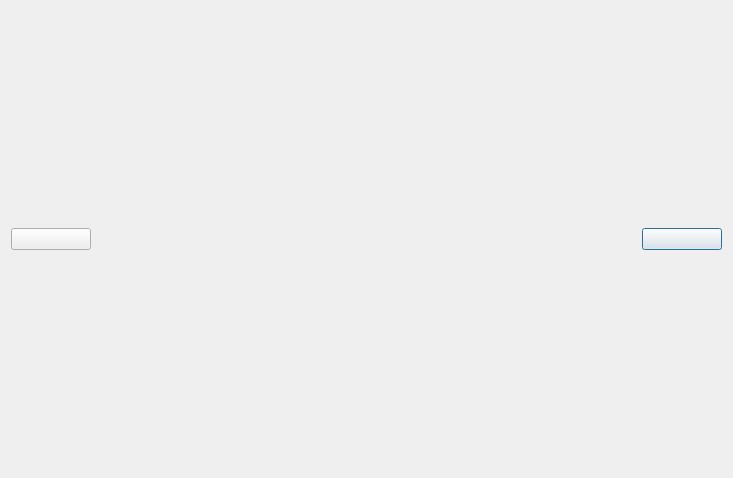
<?xml version="1.0" encoding="UTF-8"?>
<ui version="4.0">
 <class>PicShow</class>
 <widget class="QDialog" name="PicShow">
  <property name="geometry">
   <rect>
    <x>0</x>
    <y>0</y>
    <width>733</width>
    <height>478</height>
   </rect>
  </property>
  <property name="windowTitle">
   <string>Dialog</string>
  </property>
  <layout class="QVBoxLayout" name="verticalLayout">
   <item>
    <layout class="QGridLayout" name="gridLayout">
     <item row="1" column="4">
      <widget class="QWidget" name="widget_2" native="true">
       <property name="minimumSize">
        <size>
         <width>80</width>
         <height>0</height>
        </size>
       </property>
       <property name="maximumSize">
        <size>
         <width>80</width>
         <height>16777215</height>
        </size>
       </property>
       <layout class="QVBoxLayout" name="verticalLayout_3">
        <property name="leftMargin">
         <number>0</number>
        </property>
        <property name="topMargin">
         <number>0</number>
        </property>
        <property name="rightMargin">
         <number>0</number>
        </property>
        <property name="bottomMargin">
         <number>0</number>
        </property>
        <item>
         <widget class="PicButton" name="nextBtn">
          <property name="text">
           <string/>
          </property>
         </widget>
        </item>
       </layout>
      </widget>
     </item>
     <item row="0" column="2">
      <spacer name="verticalSpacer">
       <property name="orientation">
        <enum>Qt::Vertical</enum>
       </property>
       <property name="sizeHint" stdset="0">
        <size>
         <width>20</width>
         <height>40</height>
        </size>
       </property>
      </spacer>
     </item>
     <item row="1" column="0">
      <widget class="QWidget" name="widget" native="true">
       <property name="minimumSize">
        <size>
         <width>80</width>
         <height>0</height>
        </size>
       </property>
       <property name="maximumSize">
        <size>
         <width>80</width>
         <height>16777215</height>
        </size>
       </property>
       <layout class="QVBoxLayout" name="verticalLayout_2">
        <property name="leftMargin">
         <number>0</number>
        </property>
        <property name="topMargin">
         <number>0</number>
        </property>
        <property name="rightMargin">
         <number>0</number>
        </property>
        <property name="bottomMargin">
         <number>0</number>
        </property>
        <item>
         <widget class="PicButton" name="previousBtn">
          <property name="minimumSize">
           <size>
            <width>0</width>
            <height>0</height>
           </size>
          </property>
          <property name="maximumSize">
           <size>
            <width>16777215</width>
            <height>16777215</height>
           </size>
          </property>
          <property name="text">
           <string/>
          </property>
         </widget>
        </item>
       </layout>
      </widget>
     </item>
     <item row="1" column="2">
      <widget class="QLabel" name="label">
       <property name="text">
        <string/>
       </property>
      </widget>
     </item>
     <item row="1" column="1">
      <spacer name="horizontalSpacer">
       <property name="orientation">
        <enum>Qt::Horizontal</enum>
       </property>
       <property name="sizeHint" stdset="0">
        <size>
         <width>40</width>
         <height>20</height>
        </size>
       </property>
      </spacer>
     </item>
     <item row="1" column="3">
      <spacer name="horizontalSpacer_2">
       <property name="orientation">
        <enum>Qt::Horizontal</enum>
       </property>
       <property name="sizeHint" stdset="0">
        <size>
         <width>40</width>
         <height>20</height>
        </size>
       </property>
      </spacer>
     </item>
     <item row="2" column="2">
      <spacer name="verticalSpacer_2">
       <property name="orientation">
        <enum>Qt::Vertical</enum>
       </property>
       <property name="sizeHint" stdset="0">
        <size>
         <width>20</width>
         <height>40</height>
        </size>
       </property>
      </spacer>
     </item>
    </layout>
   </item>
  </layout>
 </widget>
 <customwidgets>
  <customwidget>
   <class>PicButton</class>
   <extends>QPushButton</extends>
   <header location="global">picbutton.h</header>
  </customwidget>
 </customwidgets>
 <resources/>
 <connections/>
</ui>
